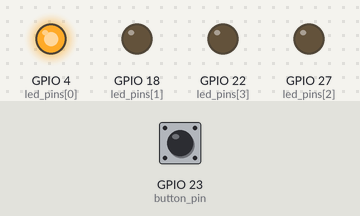
Recording of a program running on a simulated Raspberry Pi (BCM pin numbers). Parts: output pins drawn as LEDs (lit = HIGH). The inputs (shaded band) are chosen by the test bench; at power-on: GPIO 23 (button_pin) HIGH.

Above: at 0.1 s.
At 0.7 s:
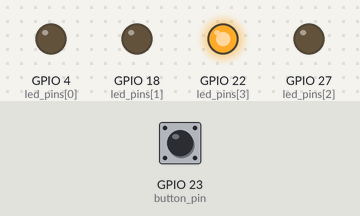
At 1.3 s:
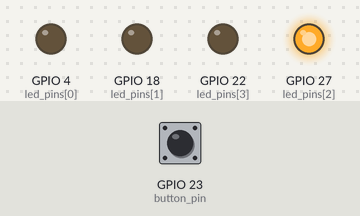
At 2.7 s:
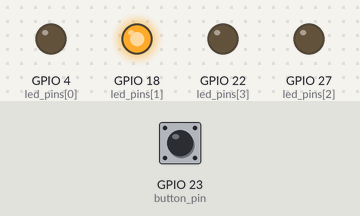
Timing chart, 0 to 3.0 s (numbered marks = the images above):
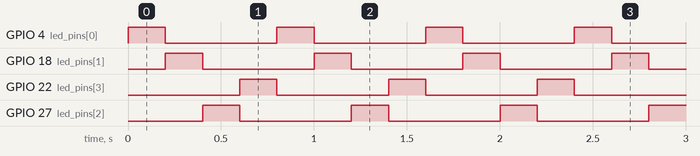

Measured:
- by itself, GPIO 4 (led_pins[0]), GPIO 18 (led_pins[1]), GPIO 22 (led_pins[3]), GPIO 27 (led_pins[2]): alternates HIGH for 0.20 s and LOW for 0.60 s
- by itself, everything shown: repeats every 0.80 s, in 4 steps

The program:

led_pattern2.py
```python
import RPi.GPIO as GPIO
import time

led_pins = [4, 18, 27, 22]
# led_pins =[17, 18, 27 22]
button_pin = 23

GPIO.setmode(GPIO.BCM)

for pin in led_pins:
    GPIO.setup(pin, GPIO.OUT)
    GPIO.output(pin, GPIO.LOW)

GPIO.setup(button_pin, GPIO.IN, pull_up_down=GPIO.PUD_UP)

direction = 1
current_led = 0
last_button_state = GPIO.input(button_pin )

try:
    while True:
        button_state = GPIO.input(button_pin)

        if last_button_state == GPIO.HIGH and button_state == GPIO.LOW:
            direction = -direction
            time.sleep(0.2)

        last_button_state = button_state

        for pin in led_pins:
            GPIO.output(pin, GPIO.LOW)

        GPIO.output(led_pins[current_led ], GPIO.HIGH)

        current_led += direction

        if current_led >= len(led_pins):
            current_led = 0
        elif current_led < 0:
            current_led = len(led_pins) -1

        time.sleep(0.2)

except KeyboardInterrupt:
    GPIO.cleanup()
```
